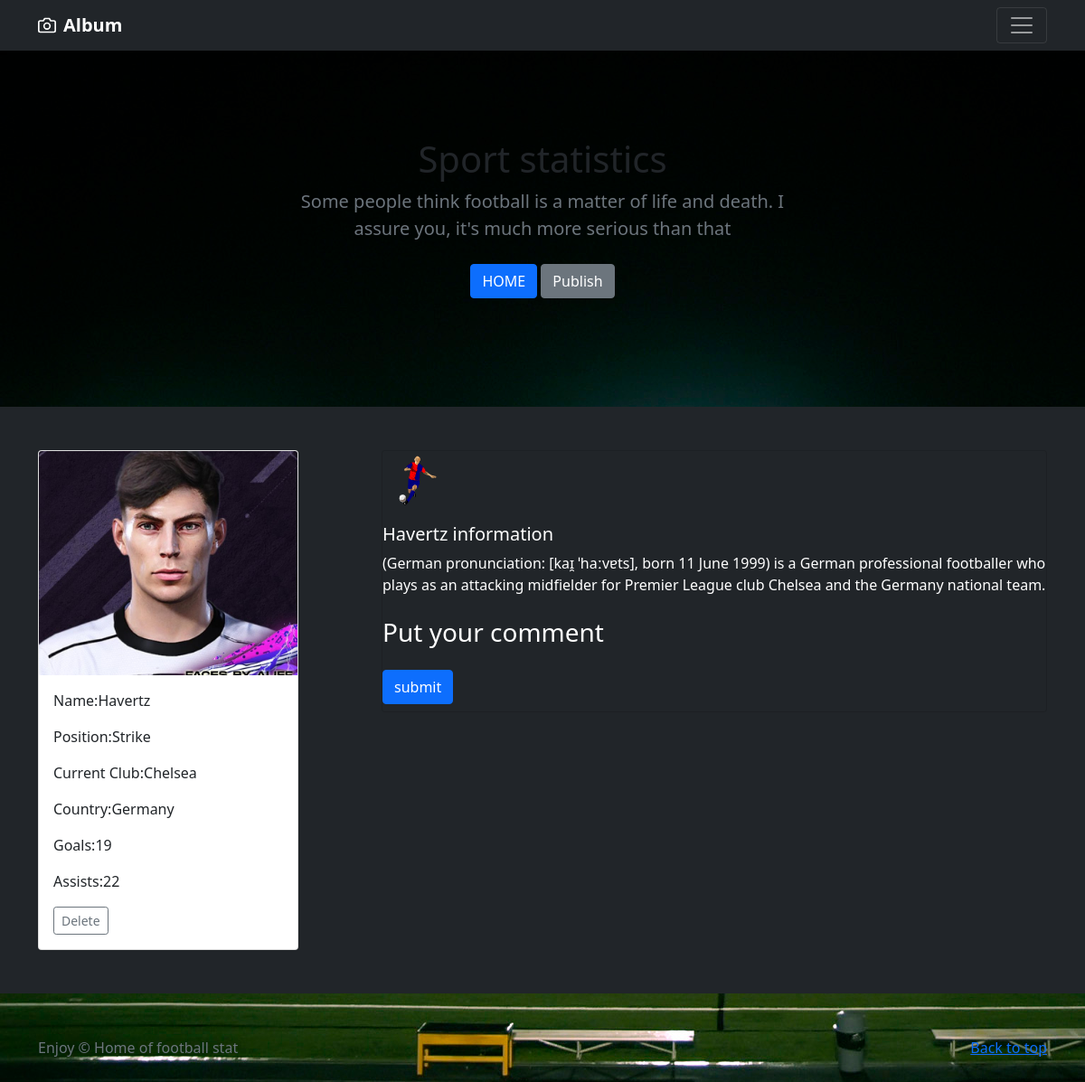
Screenshot of /detail/7/ with the database file from the repository.
### Sport/models.py (models this page shows, shortened)
class Statistic(models.Model):
    name = models.CharField(max_length=250)
    position = models.CharField(max_length=100)
    team = models.CharField(max_length=50)
    country = models.CharField(max_length=50)
    description = models.TextField(max_length=5000)
    goals = models.IntegerField()
    assists = models.IntegerField()
    player_image = models.ImageField(blank=True, null=True, upload_to='images/')
    class Meta:
        verbose_name_plural = "Statistic"
        ordering = ['id']

### Sport/views.py (the view)
# urls.py: path('detail/<int:id>/', views.detail, name='detail'),
def detail(request, id):
    informat = get_object_or_404(Statistic, pk=id)
    context = {
        'informa': informat,
    }
    return render(request, 'html/detail.html', context)

### Sport/templates/html/detail.html (shortened to what this page needs)
{% extends 'html/base.html' %}
{% block content %}
{% load static %}
{% load crispy_forms_tags %}
<div class="row">
    <div class="col">
          <div class="card" style="width: 18rem;">
  <img src="{{ informa.player_image.url }}" class="card-img-top" alt="...">
  <div class="card-body">
      <p class="card-text">Name:{{informa.name}}</p>
                <p class="card-text">Position:{{informa.position}}</p>
                <p class="card-text">Current Club:{{informa.team}}</p>
                <p class="card-text">Country:{{informa.country}}</p>
                <p class="card-text">Goals:{{informa.goals}}</p>
                <p class="card-text">Assists:{{informa.assists}}</p>
      <div class="btn-group">
                  <button type="button" class="btn btn-sm btn-outline-secondary" onclick="location.href='{% url 'podelete' informa.id %}'">Delete</button>
                </div>
  </div>
</div>
    </div>
    <div class="col-8 mr-5">
        <div class="card bg-dark text-white">
  <img class="card-img" src="{% static 'image/foot.svg' %}" alt="Card image" style="height:80px; width: 80px;">
  <div class="card-img">
    <h5 class="card-title">{{informa.name}} information</h5>
    <p class="card-text">{{informa.description}}</p>
  </div>
            <div>
                <h3 class="pb-2 mt-4">Put your comment</h3>
                <form action="" method="POST">{% csrf_token %}
                <input type="submit" value="submit" class="btn btn-primary my-2">
                </form>
            </div>
</div>
    </div>
</div>
{% endblock %}

### rows the page displays
Statistic: player_image (picture), name "Havertz", position "Strike", team "Chelsea", country "Germany", goals "19", assists "22", description "(German pronunciation: [kaɪ̯ ˈhaːvɐts], born 11 June 1999) is a German professional footballer who plays as an attacking midfielder for Premier League club Chelsea and the Germany national team."
